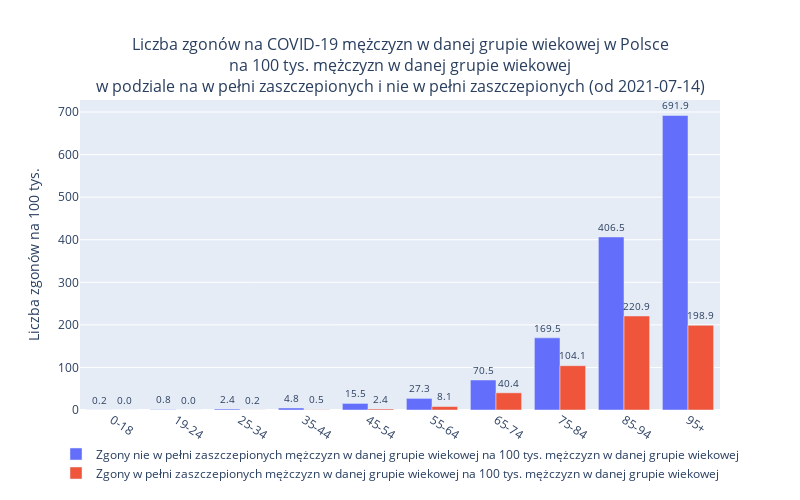

Source (notebook cell):
### Code cell
x_col = "Grupa wiekowa"
title_str = "w Polsce" #"w województwach"
filename_str = "wiek_M"
denominator_col = "mężczyzn w danej grupie wiekowej"
title = "Liczba zgonów na COVID-19 " + denominator_col + " " + title_str + "<br>na 100 tys. "+ denominator_col +\
        "<br>w podziale na w pełni zaszczepionych i nie w pełni zaszczepionych (od " + str(from_date) + ")"
df_to_plot = dfM


plot_df2(
    x_col=x_col, 
    denominator_col=denominator_col, 
    title=title, 
    filename_str=filename_str,  
    from_date = from_date, 
    df = df_to_plot, 
    image_dir = basiw.image_dir
    )

### Figure 1 — Plotly figure (JSON) as saved in the notebook; plotly's stock layout.template omitted (floating-point values rounded to 4 significant figures)
{"data": [{"name": "Zgony nie w pełni zaszczepionych mężczyzn w danej grupie wiekowej na 100 tys. mężczyzn w danej grupie wiekowej", "offsetgroup": "1", "text": [0.1974, 0.8189, 2.408, 4.753, 15.46, 27.26, 70.47, 169.5, 406.5, 691.9], "textposition": "outside", "texttemplate": "%{text:2.1f}", "type": "bar", "x": ["0-18", "19-24", "25-34", "35-44", "45-54", "55-64", "65-74", "75-84", "85-94", "95+"], "y": [0.1974, 0.8189, 2.408, 4.753, 15.46, 27.26, 70.47, 169.5, 406.5, 691.9]}, {"name": "Zgony w pełni zaszczepionych mężczyzn w danej grupie wiekowej na 100 tys. mężczyzn w danej grupie wiekowej", "offsetgroup": "2", "text": [0, 0, 0.1824, 0.5174, 2.381, 8.13, 40.36, 104.1, 220.9, 198.9], "textposition": "outside", "texttemplate": "%{text:2.1f}", "type": "bar", "x": ["0-18", "19-24", "25-34", "35-44", "45-54", "55-64", "65-74", "75-84", "85-94", "95+"], "y": [0, 0, 0.1824, 0.5174, 2.381, 8.13, 40.36, 104.1, 220.9, 198.9]}], "layout": {"barmode": "group", "height": 500, "legend": {"title": {"text": ""}, "x": 0.5, "xanchor": "center", "y": -0.25}, "title": {"font": {"size": 16}, "text": "Liczba zgonów na COVID-19 mężczyzn w danej grupie wiekowej w Polsce<br>na 100 tys. mężczyzn w danej grupie wiekowej<br>w podziale na w pełni zaszczepionych i nie w pełni zaszczepionych (od 2021-07-14)", "x": 0.5, "xanchor": "center"}, "uniformtext": {"minsize": 6, "mode": "show"}, "width": 800, "xaxis": {"tickangle": 33}, "yaxis": {"title": {"text": "Liczba zgonów na 100 tys."}}}}
